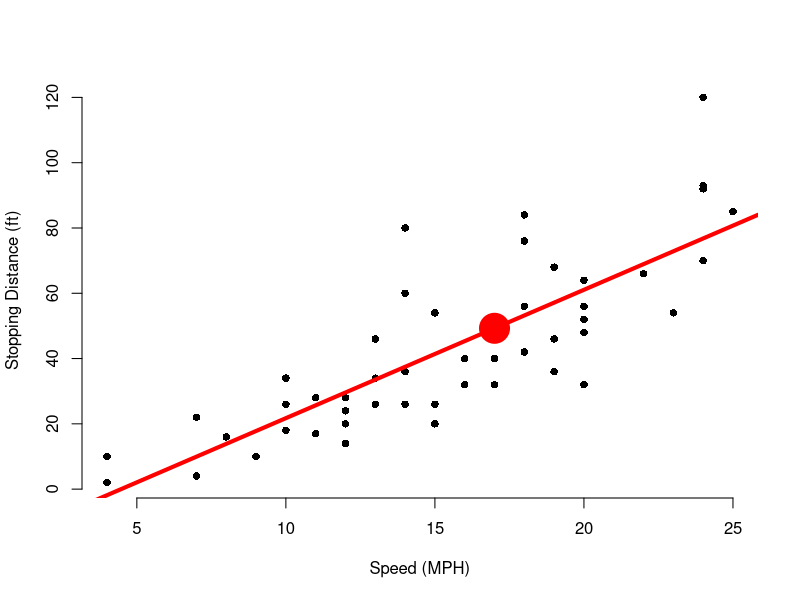

Generate this figure with R:
## ---- chunk 1
knitr::opts_chunk$set(echo = FALSE)
## ---- chunk 2
speed <- 17
model <- lm(dist ~ speed, data = cars)
prediction <- predict(model, newdata = data.frame(speed))
## ---- chunk 3
prediction
## ---- chunk 4
plot(cars$speed, cars$dist, xlab="Speed (MPH)", ylab="Stopping Distance (ft)", bty = "n", pch = 16)
abline(model, col = "red", lwd = 4)
points(speed, prediction, col = "red", pch=19,cex=4)
## ---- chunk 5
prediction
